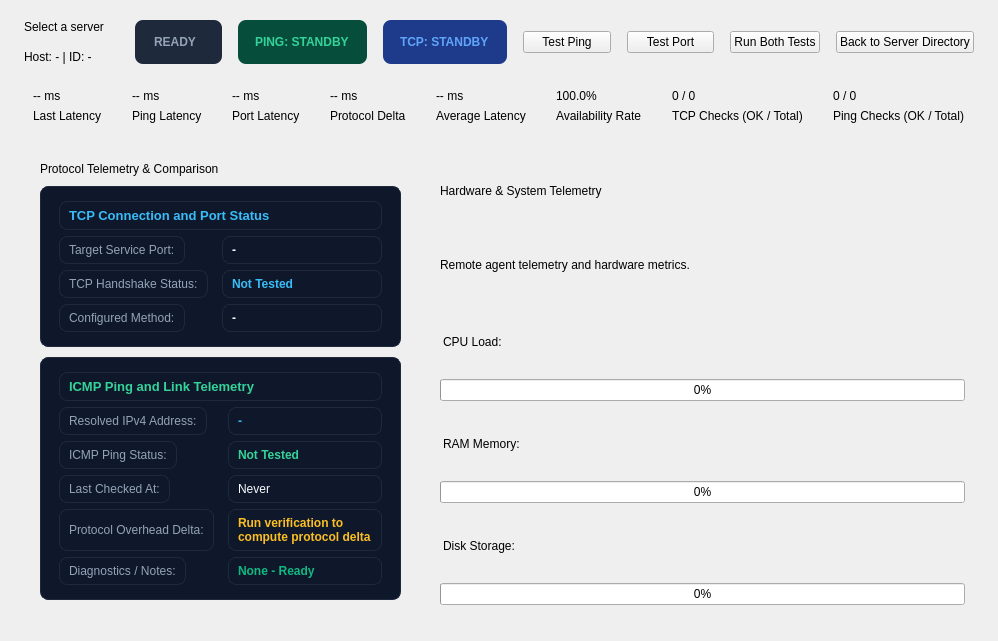
         <widget class="QWidget" name="pageServerDetail">

          <layout class="QVBoxLayout" name="p2_layout">

           <property name="spacing"><number>16</number></property>

           <property name="leftMargin"><number>24</number></property>

           <property name="topMargin"><number>20</number></property>

           <property name="rightMargin"><number>24</number></property>

           <property name="bottomMargin"><number>20</number></property>



           <!-- Inspector Header -->

           <item>

            <layout class="QHBoxLayout" name="detHeaderRow">

             <item>

              <layout class="QVBoxLayout">

               <item><widget class="QLabel" name="lblDetServerName"><property name="text"><string>Select a server</string></property></widget></item>

               <item><widget class="QLabel" name="lblDetServerHost"><property name="text"><string>Host: - | ID: -</string></property></widget></item>

              </layout>

             </item>



             <item><spacer name="spDetHeader"><property name="orientation"><enum>Qt::Horizontal</enum></property></spacer></item>



             <item>

              <widget class="QLabel" name="lblDetStatusBadge">

               <property name="text"><string>READY</string></property>

               <property name="styleSheet"><string notr="true">background-color: #1e293b; color: #94a3b8; font-weight: 700; padding: 6px 16px; border-radius: 8px;</string></property>

              </widget>

             </item>



             <item>

              <widget class="QLabel" name="lblDetIcmpBadge">

               <property name="text"><string>PING: STANDBY</string></property>

               <property name="styleSheet"><string notr="true">background-color: #064e3b; color: #34d399; font-weight: 700; padding: 6px 14px; border-radius: 8px;</string></property>

              </widget>

             </item>



             <item>

              <widget class="QLabel" name="lblDetTcpBadge">

               <property name="text"><string>TCP: STANDBY</string></property>

               <property name="styleSheet"><string notr="true">background-color: #1e3a8a; color: #60a5fa; font-weight: 700; padding: 6px 14px; border-radius: 8px;</string></property>

              </widget>

             </item>



             <item><widget class="QPushButton" name="btnDetailTestIcmp"><property name="text"><string>Test Ping</string></property></widget></item>

             <item><widget class="QPushButton" name="btnDetailTestTcp"><property name="text"><string>Test Port</string></property></widget></item>

             <item><widget class="QPushButton" name="btnDetailTestNow"><property name="text"><string>Run Both Tests</string></property></widget></item>

             <item><widget class="QPushButton" name="btnDetailBackToServers"><property name="text"><string>Back to Server Directory</string></property></widget></item>

            </layout>

           </item>



           <!-- Inspector Metric Cards -->

           <item>

            <layout class="QHBoxLayout" name="detStatsRow">

             <property name="spacing"><number>12</number></property>



             <!-- Latency Card -->

             <item>

              <widget class="QFrame" name="cardDetLat">

               <layout class="QVBoxLayout">

                <item><widget class="QLabel" name="lblValDetLat"><property name="text"><string>-- ms</string></property></widget></item>

                <item><widget class="QLabel" name="lblTitleDetLat"><property name="text"><string>Last Latency</string></property></widget></item>

               </layout>

              </widget>

             </item>



             <!-- ICMP Card -->

             <item>

              <widget class="QFrame" name="cardDetIcmp">

               <layout class="QVBoxLayout">

                <item><widget class="QLabel" name="lblValDetIcmpLat"><property name="text"><string>-- ms</string></property></widget></item>

                <item><widget class="QLabel" name="lblTitleDetIcmp"><property name="text"><string>Ping Latency</string></property></widget></item>

               </layout>

              </widget>

             </item>



             <!-- TCP Card -->

             <item>

              <widget class="QFrame" name="cardDetTcp">

               <layout class="QVBoxLayout">

                <item><widget class="QLabel" name="lblValDetTcpLat"><property name="text"><string>-- ms</string></property></widget></item>

                <item><widget class="QLabel" name="lblTitleDetTcp"><property name="text"><string>Port Latency</string></property></widget></item>

               </layout>

              </widget>

             </item>



             <!-- Delta Card -->

             <item>

              <widget class="QFrame" name="cardDetDelta">

               <layout class="QVBoxLayout">

                <item><widget class="QLabel" name="lblValDetDelta"><property name="text"><string>-- ms</string></property></widget></item>

                <item><widget class="QLabel" name="lblTitleDetDelta"><property name="text"><string>Protocol Delta</string></property></widget></item>

               </layout>

              </widget>

             </item>



             <!-- Average Latency Card -->

             <item>

              <widget class="QFrame" name="cardDetAvgLat">

               <layout class="QVBoxLayout">

                <item><widget class="QLabel" name="lblValDetAvgLat"><property name="text"><string>-- ms</string></property></widget></item>

                <item><widget class="QLabel" name="lblTitleDetAvgLat"><property name="text"><string>Average Latency</string></property></widget></item>

               </layout>

              </widget>

             </item>



             <!-- Uptime Card -->

             <item>

              <widget class="QFrame" name="cardDetUptime">

               <layout class="QVBoxLayout">

                <item><widget class="QLabel" name="lblValDetUptime"><property name="text"><string>100.0%</string></property></widget></item>

                <item><widget class="QLabel" name="lblTitleDetUptime"><property name="text"><string>Availability Rate</string></property></widget></item>

               </layout>

              </widget>

             </item>



             <!-- TCP Checks Counter -->

             <item>

              <widget class="QFrame" name="cardDetTcpChecks">

               <layout class="QVBoxLayout">

                <item><widget class="QLabel" name="lblValDetTcpChecks"><property name="text"><string>0 / 0</string></property></widget></item>

                <item><widget class="QLabel" name="lblTitleDetTcpChecks"><property name="text"><string>TCP Checks (OK / Total)</string></property></widget></item>

               </layout>

              </widget>

             </item>



             <!-- Ping Checks Counter -->

             <item>

              <widget class="QFrame" name="cardDetPingChecks">

               <layout class="QVBoxLayout">

                <item><widget class="QLabel" name="lblValDetPingChecks"><property name="text"><string>0 / 0</string></property></widget></item>

                <item><widget class="QLabel" name="lblTitleDetPingChecks"><property name="text"><string>Ping Checks (OK / Total)</string></property></widget></item>

               </layout>

              </widget>

             </item>



            </layout>

           </item>



           <!-- Diagnostics and Hardware Panels -->

           <item>

            <layout class="QHBoxLayout" name="detBottomRow">

             <property name="spacing"><number>14</number></property>



             <!-- Protocol Diagnostics Panel -->

              <item>

               <widget class="QFrame" name="panelNetworkSpecs">

                <layout class="QVBoxLayout" name="layoutNetworkSpecs">

                 <property name="spacing"><number>10</number></property>

                 <property name="leftMargin"><number>16</number></property>

                 <property name="topMargin"><number>14</number></property>

                 <property name="rightMargin"><number>16</number></property>

                 <property name="bottomMargin"><number>14</number></property>



                 <item>

                  <widget class="QLabel" name="lblSpecHeader">

                   <property name="text"><string>Protocol Telemetry &amp; Comparison</string></property>

                  </widget>

                 </item>



                 <!-- TCP Diagnostics -->

                 <item>

                  <widget class="QFrame" name="frameTcpSection">

                   <property name="styleSheet">

                    <string notr="true">background-color: #0f172a; border: 1px solid #1e293b; border-radius: 8px; padding: 6px;</string>

                   </property>

                   <layout class="QVBoxLayout" name="layoutTcpSection">

                    <property name="spacing"><number>6</number></property>

                    <property name="leftMargin"><number>12</number></property>

                    <property name="topMargin"><number>8</number></property>

                    <property name="rightMargin"><number>12</number></property>

                    <property name="bottomMargin"><number>8</number></property>



                    <item>

                     <widget class="QLabel" name="lblTcpSectionHeader">

                      <property name="text"><string>TCP Connection and Port Status</string></property>

                      <property name="styleSheet">

                       <string notr="true">color: #38bdf8; font-weight: 700; font-size: 13px;</string>

                      </property>

                     </widget>

                    </item>



                    <item>

                     <layout class="QFormLayout" name="formTcpSpecs">

                      <property name="horizontalSpacing"><number>14</number></property>

                      <property name="verticalSpacing"><number>6</number></property>



                      <item row="0" column="0">

                       <widget class="QLabel"><property name="text"><string>Target Service Port:</string></property><property name="styleSheet"><string notr="true">color: #94a3b8;</string></property></widget>

                      </item>

                      <item row="0" column="1">

                       <widget class="QLabel" name="lblDetSpecPort"><property name="text"><string>-</string></property><property name="styleSheet"><string notr="true">font-weight: 600; color: #f8fafc;</string></property></widget>

                      </item>



                      <item row="1" column="0">

                       <widget class="QLabel"><property name="text"><string>TCP Handshake Status:</string></property><property name="styleSheet"><string notr="true">color: #94a3b8;</string></property></widget>

                      </item>

                      <item row="1" column="1">

                       <widget class="QLabel" name="lblDetTcpResult"><property name="text"><string>Not Tested</string></property><property name="styleSheet"><string notr="true">color: #38bdf8; font-weight: 600;</string></property></widget>

                      </item>



                      <item row="2" column="0">

                       <widget class="QLabel"><property name="text"><string>Configured Method:</string></property><property name="styleSheet"><string notr="true">color: #94a3b8;</string></property></widget>

                      </item>

                      <item row="2" column="1">

                       <widget class="QLabel" name="lblDetSpecType"><property name="text"><string>-</string></property><property name="styleSheet"><string notr="true">font-weight: 600; color: #f8fafc;</string></property></widget>

                      </item>

                     </layout>

                    </item>

                   </layout>

                  </widget>

                 </item>



                 <!-- ICMP Diagnostics -->

                 <item>

                  <widget class="QFrame" name="framePingSection">

                   <property name="styleSheet">

                    <string notr="true">background-color: #0f172a; border: 1px solid #1e293b; border-radius: 8px; padding: 6px;</string>

                   </property>

                   <layout class="QVBoxLayout" name="layoutPingSection">

                    <property name="spacing"><number>6</number></property>

                    <property name="leftMargin"><number>12</number></property>

                    <property name="topMargin"><number>8</number></property>

                    <property name="rightMargin"><number>12</number></property>

                    <property name="bottomMargin"><number>8</number></property>



                    <item>

                     <widget class="QLabel" name="lblPingSectionHeader">

                      <property name="text"><string>ICMP Ping and Link Telemetry</string></property>

                      <property name="styleSheet">

                       <string notr="true">color: #34d399; font-weight: 700; font-size: 13px;</string>

                      </property>

                     </widget>

                    </item>



                    <item>

                     <layout class="QFormLayout" name="formPingSpecs">

                      <property name="horizontalSpacing"><number>14</number></property>

                      <property name="verticalSpacing"><number>6</number></property>



                      <item row="0" column="0">

                       <widget class="QLabel"><property name="text"><string>Resolved IPv4 Address:</string></property><property name="styleSheet"><string notr="true">color: #94a3b8;</string></property></widget>

                      </item>

                      <item row="0" column="1">

                       <widget class="QLabel" name="lblDetSpecResolved"><property name="text"><string>-</string></property><property name="wordWrap"><bool>true</bool></property><property name="styleSheet"><string notr="true">color: #38bdf8; font-weight: 600;</string></property></widget>

                      </item>



                      <item row="1" column="0">

                       <widget class="QLabel"><property name="text"><string>ICMP Ping Status:</string></property><property name="styleSheet"><string notr="true">color: #94a3b8;</string></property></widget>

                      </item>

                      <item row="1" column="1">

                       <widget class="QLabel" name="lblDetIcmpResult"><property name="text"><string>Not Tested</string></property><property name="styleSheet"><string notr="true">color: #34d399; font-weight: 600;</string></property></widget>

                      </item>



                      <item row="2" column="0">

                       <widget class="QLabel"><property name="text"><string>Last Checked At:</string></property><property name="styleSheet"><string notr="true">color: #94a3b8;</string></property></widget>

                      </item>

                      <item row="2" column="1">

                       <widget class="QLabel" name="lblDetSpecLast"><property name="text"><string>Never</string></property><property name="styleSheet"><string notr="true">color: #f8fafc;</string></property></widget>

                      </item>



                      <item row="3" column="0">

                       <widget class="QLabel"><property name="text"><string>Protocol Overhead Delta:</string></property><property name="styleSheet"><string notr="true">color: #94a3b8;</string></property></widget>

                      </item>

                      <item row="3" column="1">

                       <widget class="QLabel" name="lblDetDeltaAnalysis">

                        <property name="wordWrap"><bool>true</bool></property>

                        <property name="text"><string>Run verification to compute protocol delta</string></property>

                        <property name="styleSheet"><string notr="true">color: #fbbf24; font-weight: 500;</string></property>

                       </widget>

                      </item>



                      <item row="4" column="0">

                       <widget class="QLabel"><property name="text"><string>Diagnostics / Notes:</string></property><property name="styleSheet"><string notr="true">color: #94a3b8;</string></property></widget>

                      </item>

                      <item row="4" column="1">

                       <widget class="QLabel" name="lblDetSpecError">

                        <property name="wordWrap"><bool>true</bool></property>

                        <property name="text"><string>None - Ready</string></property>

                        <property name="styleSheet"><string notr="true">color: #10b981; font-weight: 500;</string></property>

                       </widget>

                      </item>

                     </layout>

                    </item>

                   </layout>

                  </widget>

                 </item>



                 <item><spacer name="spSpecsBottom"><property name="orientation"><enum>Qt::Vertical</enum></property></spacer></item>

                </layout>

               </widget>

              </item>

              <!-- Hardware Telemetry -->

             <item>

              <widget class="QFrame" name="panelHardwareSlots">

               <layout class="QVBoxLayout">

                <item><widget class="QLabel" name="lblSlotHeader"><property name="text"><string>Hardware &amp; System Telemetry</string></property></widget></item>

                <item><widget class="QLabel" name="lblSlotDesc"><property name="text"><string>Remote agent telemetry and hardware metrics.</string></property></widget></item>



                <item><widget class="QLabel"><property name="text"><string>CPU Load:</string></property><property name="styleSheet"><string notr="true">margin-top: 6px;</string></property></widget></item>

                <item><widget class="QProgressBar" name="barSlotCPU"><property name="value"><number>0</number></property></widget></item>



                <item><widget class="QLabel"><property name="text"><string>RAM Memory:</string></property><property name="styleSheet"><string notr="true">margin-top: 6px;</string></property></widget></item>

                <item><widget class="QProgressBar" name="barSlotMemory"><property name="value"><number>0</number></property></widget></item>



                <item><widget class="QLabel"><property name="text"><string>Disk Storage:</string></property><property name="styleSheet"><string notr="true">margin-top: 6px;</string></property></widget></item>

                <item><widget class="QProgressBar" name="barSlotDisk"><property name="value"><number>0</number></property></widget></item>



                <item><spacer name="spSlotsBottom"><property name="orientation"><enum>Qt::Vertical</enum></property></spacer></item>

               </layout>

              </widget>

             </item>



            </layout>

           </item>

          </layout>

         </widget>
